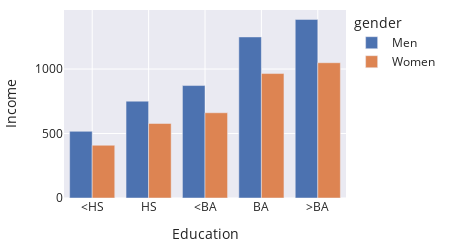

The notebook cell saved with this chart:
### Markdown cell above
These bar plots show that income increases with more education. 
But maybe a more interesting difference is the difference in incomes
between men and women of the same education level.
We could try grouping the bars instead:

### Code cell
fig = px.bar(earn, x='educ', y='income', color='gender',
             barmode='group',
             labels=labels,
             width=450, height=250)
fig

### Figure 1 — Plotly figure (JSON) as saved in the notebook; plotly's stock layout.template omitted (floating-point values rounded to 4 significant figures)
{"data": [{"alignmentgroup": "True", "hovertemplate": "gender=Men<br>Education=%{x}<br>Income=%{y}<extra></extra>", "legendgroup": "Men", "marker": {"color": "rgb(76,114,176)", "pattern": {"shape": ""}}, "name": "Men", "offsetgroup": "Men", "orientation": "v", "showlegend": true, "textposition": "auto", "type": "bar", "x": ["<HS", "HS", "<BA", "BA", ">BA"], "xaxis": "x", "y": [517, 751, 872, 1249, 1385], "yaxis": "y"}, {"alignmentgroup": "True", "hovertemplate": "gender=Women<br>Education=%{x}<br>Income=%{y}<extra></extra>", "legendgroup": "Women", "marker": {"color": "rgb(221,132,82)", "pattern": {"shape": ""}}, "name": "Women", "offsetgroup": "Women", "orientation": "v", "showlegend": true, "textposition": "auto", "type": "bar", "x": ["<HS", "HS", "<BA", "BA", ">BA"], "xaxis": "x", "y": [409, 578, 661, 965, 1049], "yaxis": "y"}], "layout": {"barmode": "group", "height": 250, "legend": {"title": {"text": "gender"}, "tracegroupgap": 0}, "width": 450, "xaxis": {"anchor": "y", "autorange": true, "domain": [0, 1], "range": [-0.5, 4.5], "title": {"text": "Education"}, "type": "category"}, "yaxis": {"anchor": "x", "autorange": true, "domain": [0, 1], "range": [0, 1458.0], "title": {"text": "Income"}, "type": "linear"}}}
